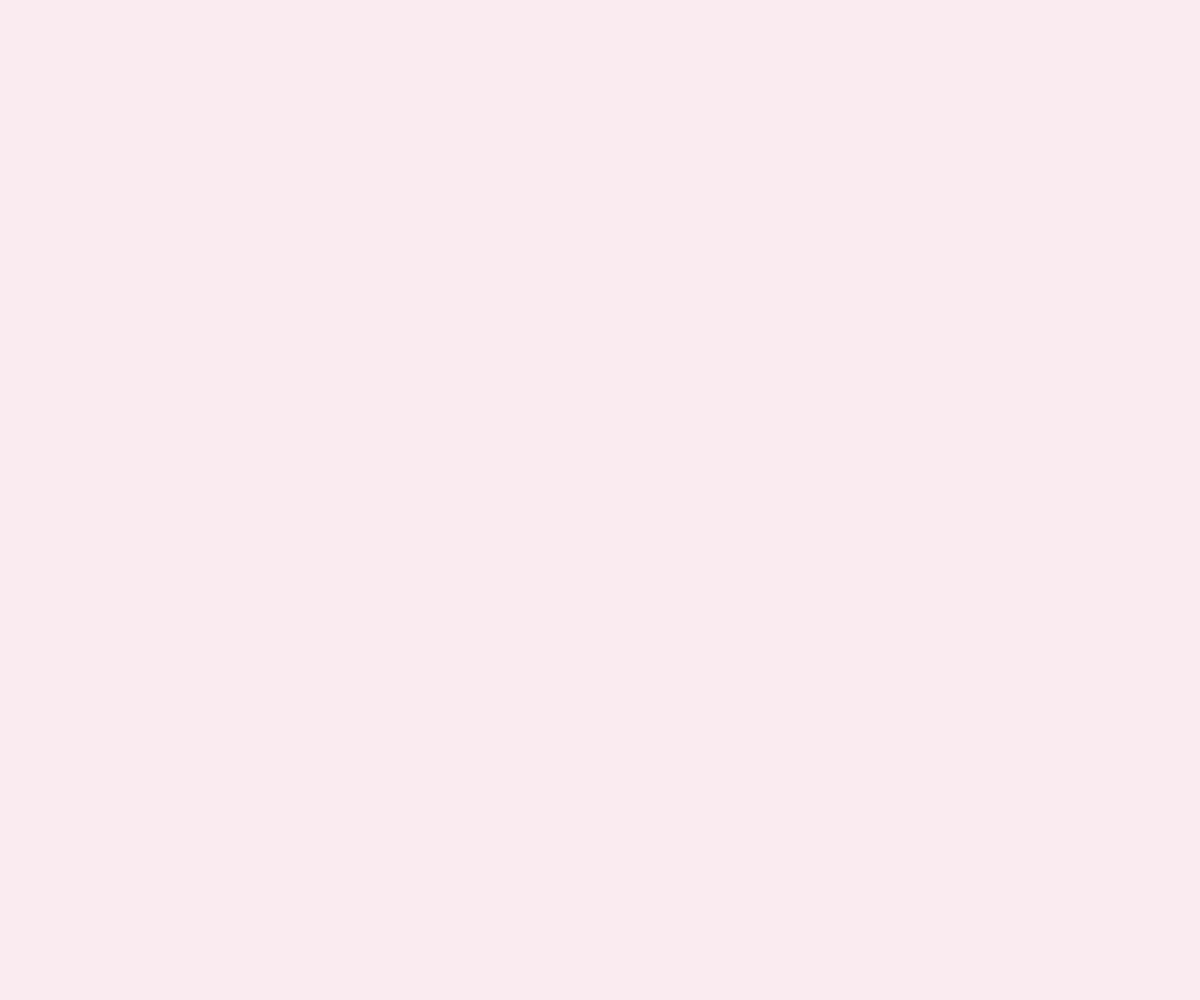
Frame 1 (no input)
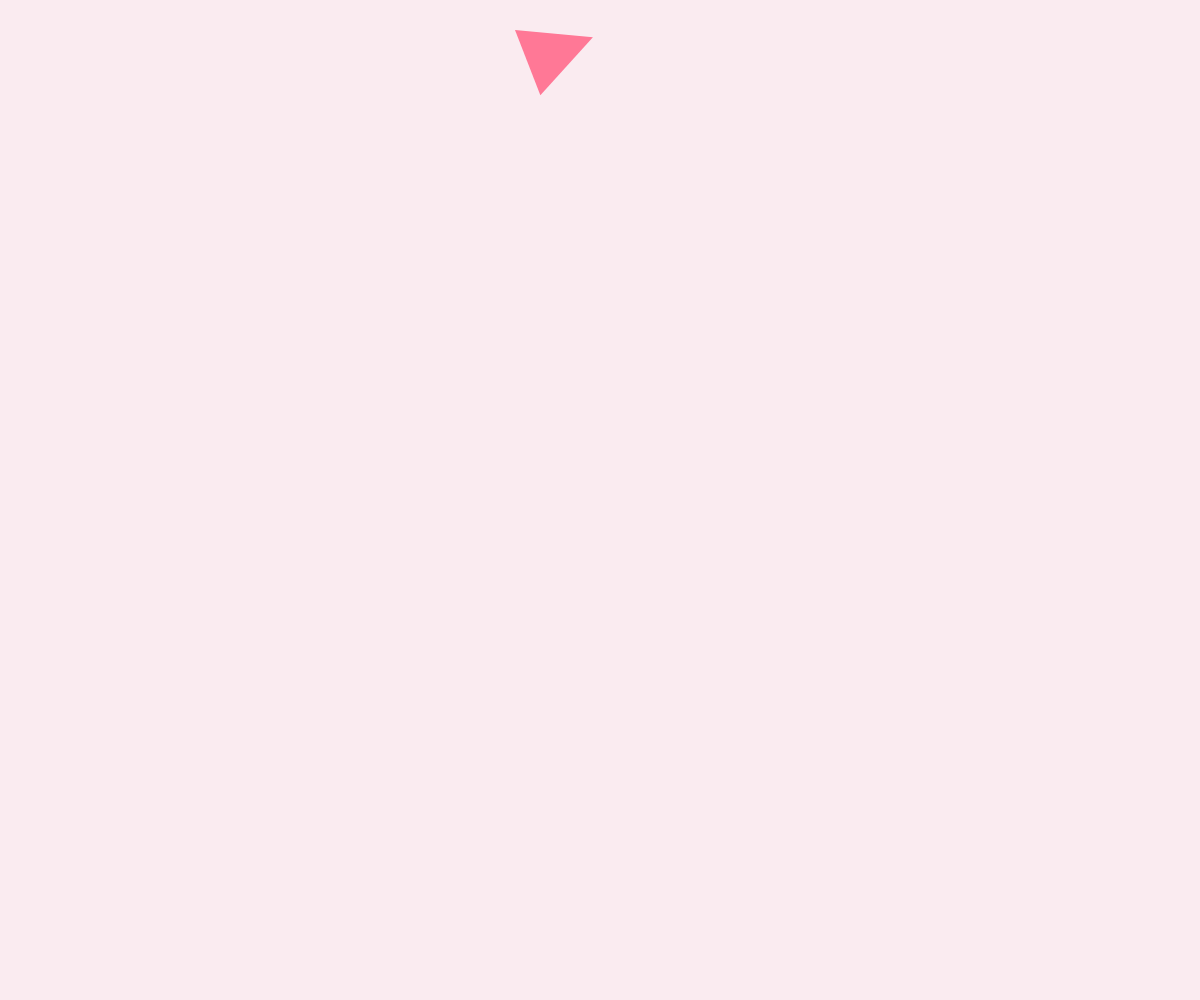
Frame 60 (no input)
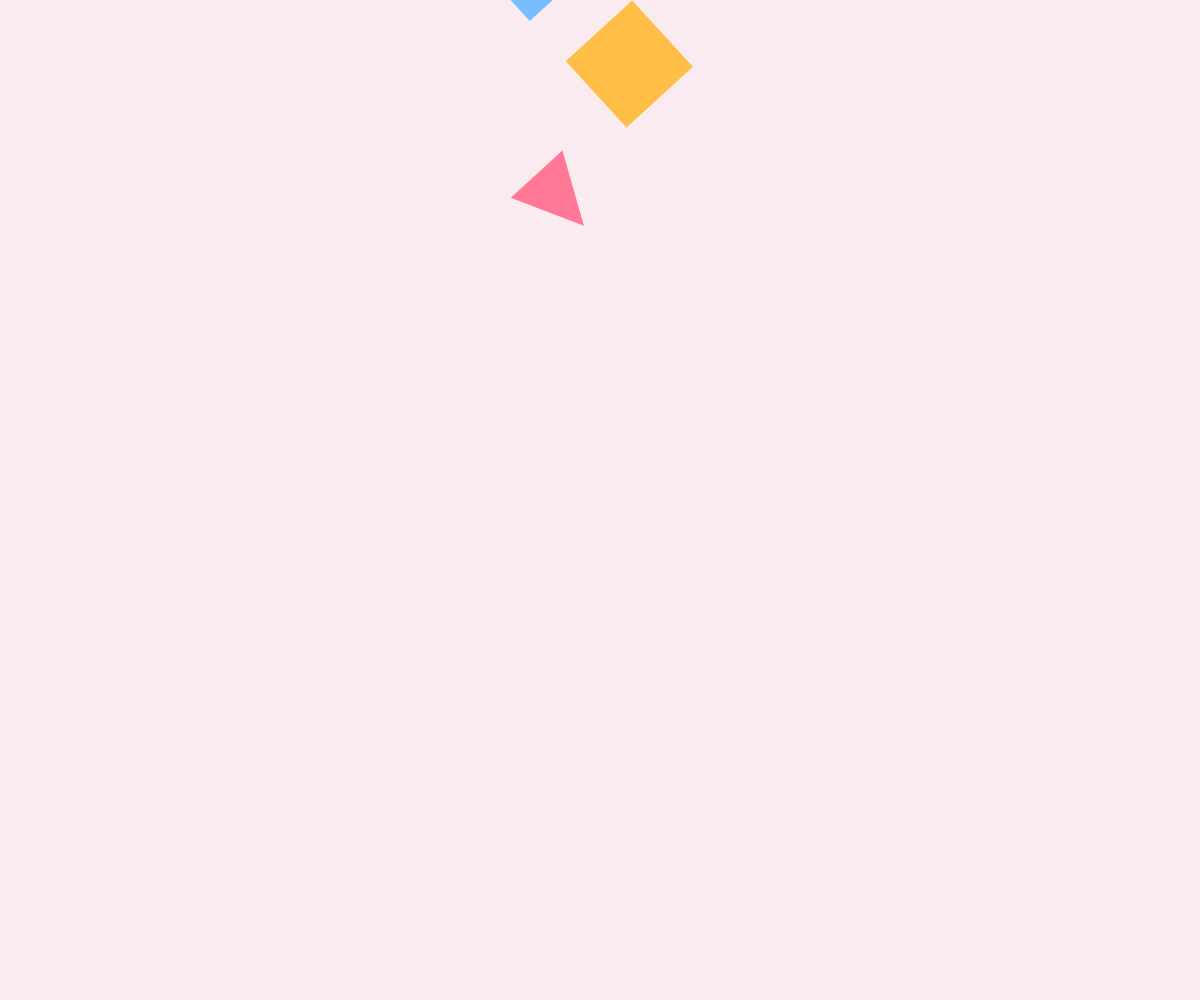
Frame 120 (the mouse pressed at the canvas centre since frame 60)

The p5.js sketch that drew these frames (run headless with seeded random() and noise() and a simulated clock; from frame 60 on, the mouse is pressed at the canvas centre):

// p5.js sketch
// ── sketch.js
let pieces = [];
let finished = false;

function setup() {
  createCanvas(windowWidth, windowHeight);

  // 三层蛋糕的形状
  pieces = [
    {
      type: "triangle",
      x: width / 2 - 40,
      y: -100,
      targetY: height * 0.68,
      size: 70,
      speed: 2.5,
      angle: 0,
      color: [255, 120, 150]
    },

    {
      type: "square",
      x: width / 2 + 30,
      y: -200,
      targetY: height * 0.62,
      size: 90,
      speed: 2.2,
      angle: 0,
      color: [255, 190, 70]
    },

    {
      type: "rect",
      x: width / 2 - 30,
      y: -300,
      targetY: height * 0.55,
      size: 120,
      speed: 2,
      angle: 0,
      color: [120, 190, 255]
    },

    {
      type: "circle",
      x: width / 2 + 20,
      y: -400,
      targetY: height * 0.47,
      size: 45,
      speed: 1.8,
      angle: 0,
      color: [255, 100, 180]
    },

    // 第二层
    {
      type: "triangle",
      x: width / 2 - 20,
      y: -500,
      targetY: height * 0.48,
      size: 60,
      speed: 1.7,
      angle: 0,
      color: [255, 150, 80]
    },

    {
      type: "rect",
      x: width / 2 + 20,
      y: -600,
      targetY: height * 0.41,
      size: 100,
      speed: 1.6,
      angle: 0,
      color: [150, 120, 255]
    },

    // 最上面的装饰
    {
      type: "circle",
      x: width / 2,
      y: -700,
      targetY: height * 0.32,
      size: 35,
      speed: 1.5,
      angle: 0,
      color: [255, 80, 100]
    }
  ];
}


function draw() {

  background(250, 235, 240);

  for (let p of pieces) {

    // 还没有落到位置
    if (p.y < p.targetY) {

      // 向下
      p.y += p.speed;

      // 左右轻轻摆动
      p.x += sin(frameCount * 0.03 + p.y) * 0.8;

      // 旋转
      p.angle += 0.02;

    } else {

      // 到达位置后固定
      p.y = p.targetY;
    }

    drawPiece(p);
  }
}


// 画形状
function drawPiece(p) {

  push();

  translate(p.x, p.y);
  rotate(p.angle);

  noStroke();

  fill(
    p.color[0],
    p.color[1],
    p.color[2]
  );

  if (p.type === "triangle") {

    triangle(
      0,
      -p.size / 2,

      -p.size / 2,
      p.size / 2,

      p.size / 2,
      p.size / 2
    );

  } else if (p.type === "square") {

    rectMode(CENTER);

    square(
      0,
      0,
      p.size
    );

  } else if (p.type === "rect") {

    rectMode(CENTER);

    rect(
      0,
      0,
      p.size * 1.4,
      p.size * 0.55
    );

  } else if (p.type === "circle") {

    circle(
      0,
      0,
      p.size
    );
  }

  pop();
}
